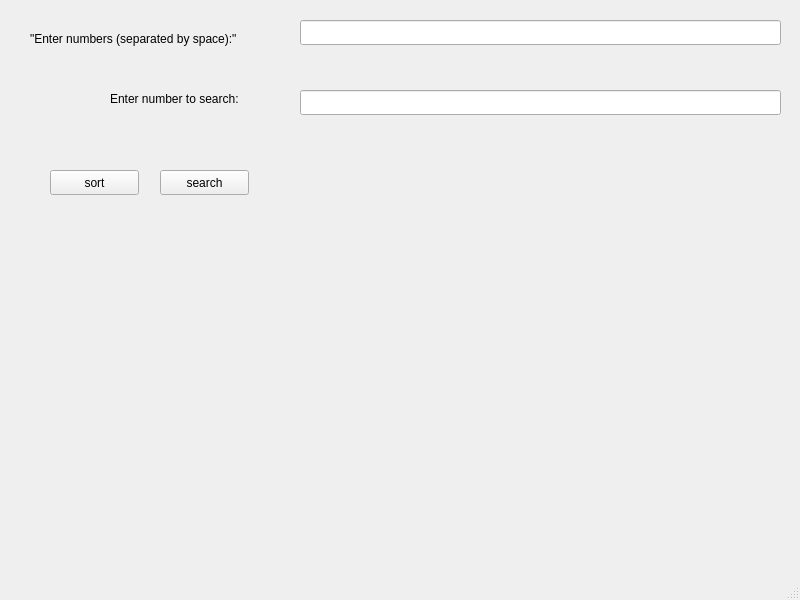
<?xml version="1.0" encoding="UTF-8"?>
<ui version="4.0">
 <class>MainWindow</class>
 <widget class="QMainWindow" name="MainWindow">
  <property name="geometry">
   <rect>
    <x>0</x>
    <y>0</y>
    <width>800</width>
    <height>600</height>
   </rect>
  </property>
  <property name="windowTitle">
   <string>MainWindow</string>
  </property>
  <widget class="QWidget" name="centralwidget">
   <widget class="QLineEdit" name="arrayEdit">
    <property name="geometry">
     <rect>
      <x>300</x>
      <y>20</y>
      <width>481</width>
      <height>25</height>
     </rect>
    </property>
   </widget>
   <widget class="QLineEdit" name="numberEdit">
    <property name="geometry">
     <rect>
      <x>300</x>
      <y>90</y>
      <width>481</width>
      <height>25</height>
     </rect>
    </property>
   </widget>
   <widget class="QLabel" name="outputLabel">
    <property name="geometry">
     <rect>
      <x>50</x>
      <y>476</y>
      <width>691</width>
      <height>61</height>
     </rect>
    </property>
    <property name="text">
     <string/>
    </property>
   </widget>
   <widget class="QLabel" name="label">
    <property name="geometry">
     <rect>
      <x>30</x>
      <y>30</y>
      <width>261</width>
      <height>17</height>
     </rect>
    </property>
    <property name="text">
     <string>&quot;Enter numbers (separated by space):&quot;</string>
    </property>
   </widget>
   <widget class="QLabel" name="label_2">
    <property name="geometry">
     <rect>
      <x>110</x>
      <y>90</y>
      <width>171</width>
      <height>17</height>
     </rect>
    </property>
    <property name="text">
     <string>Enter number to search:</string>
    </property>
   </widget>
   <widget class="QPushButton" name="sortButton">
    <property name="geometry">
     <rect>
      <x>50</x>
      <y>170</y>
      <width>89</width>
      <height>25</height>
     </rect>
    </property>
    <property name="text">
     <string>sort</string>
    </property>
   </widget>
   <widget class="QPushButton" name="searchButton">
    <property name="geometry">
     <rect>
      <x>160</x>
      <y>170</y>
      <width>89</width>
      <height>25</height>
     </rect>
    </property>
    <property name="text">
     <string>search</string>
    </property>
   </widget>
   <widget class="QLabel" name="heap">
    <property name="geometry">
     <rect>
      <x>330</x>
      <y>220</y>
      <width>151</width>
      <height>51</height>
     </rect>
    </property>
    <property name="text">
     <string/>
    </property>
   </widget>
   <widget class="QLabel" name="quick">
    <property name="geometry">
     <rect>
      <x>330</x>
      <y>290</y>
      <width>161</width>
      <height>61</height>
     </rect>
    </property>
    <property name="text">
     <string/>
    </property>
   </widget>
   <widget class="QLabel" name="merge">
    <property name="geometry">
     <rect>
      <x>330</x>
      <y>360</y>
      <width>181</width>
      <height>61</height>
     </rect>
    </property>
    <property name="text">
     <string/>
    </property>
   </widget>
   <widget class="QLabel" name="label_3">
    <property name="geometry">
     <rect>
      <x>50</x>
      <y>440</y>
      <width>691</width>
      <height>17</height>
     </rect>
    </property>
    <property name="text">
     <string/>
    </property>
   </widget>
   <widget class="QLabel" name="label_4">
    <property name="geometry">
     <rect>
      <x>50</x>
      <y>420</y>
      <width>691</width>
      <height>17</height>
     </rect>
    </property>
    <property name="text">
     <string/>
    </property>
   </widget>
   <widget class="QLabel" name="label_5">
    <property name="geometry">
     <rect>
      <x>50</x>
      <y>460</y>
      <width>691</width>
      <height>17</height>
     </rect>
    </property>
    <property name="text">
     <string/>
    </property>
   </widget>
  </widget>
  <widget class="QMenuBar" name="menubar">
   <property name="geometry">
    <rect>
     <x>0</x>
     <y>0</y>
     <width>800</width>
     <height>22</height>
    </rect>
   </property>
  </widget>
  <widget class="QStatusBar" name="statusbar"/>
 </widget>
 <resources/>
 <connections/>
</ui>
